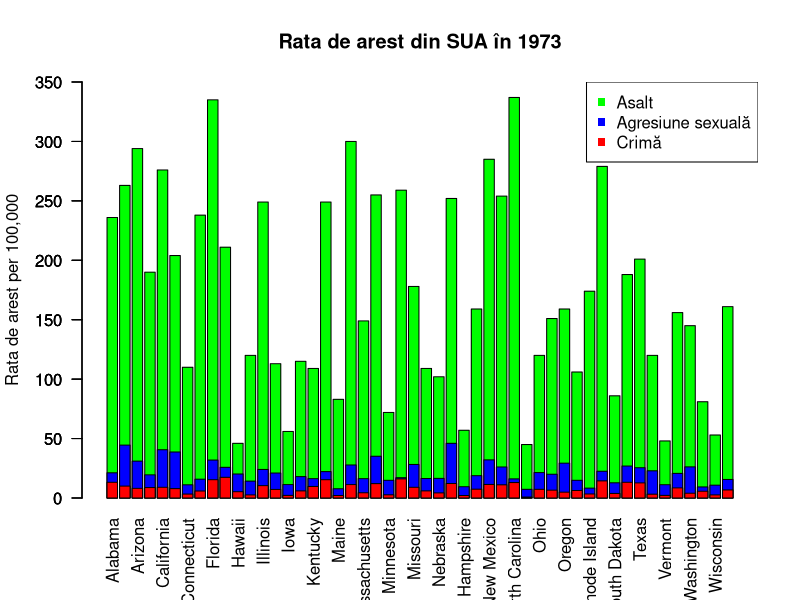
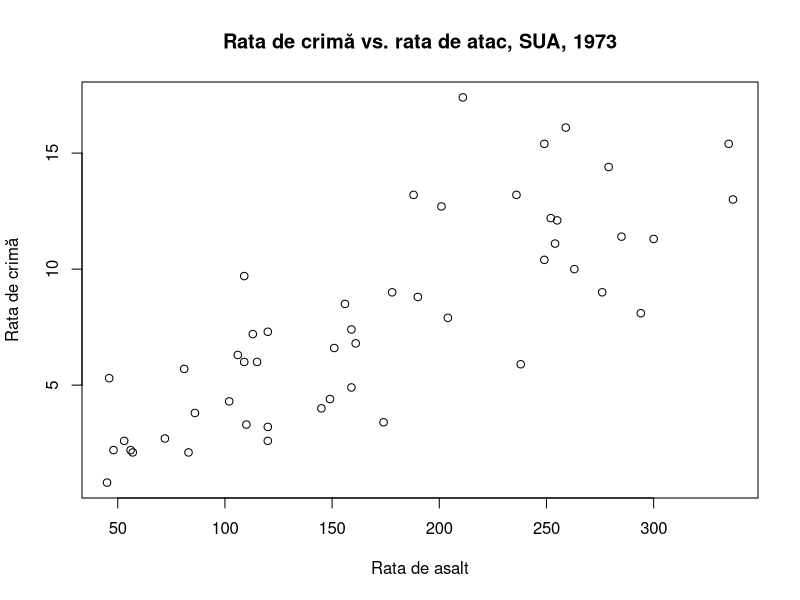
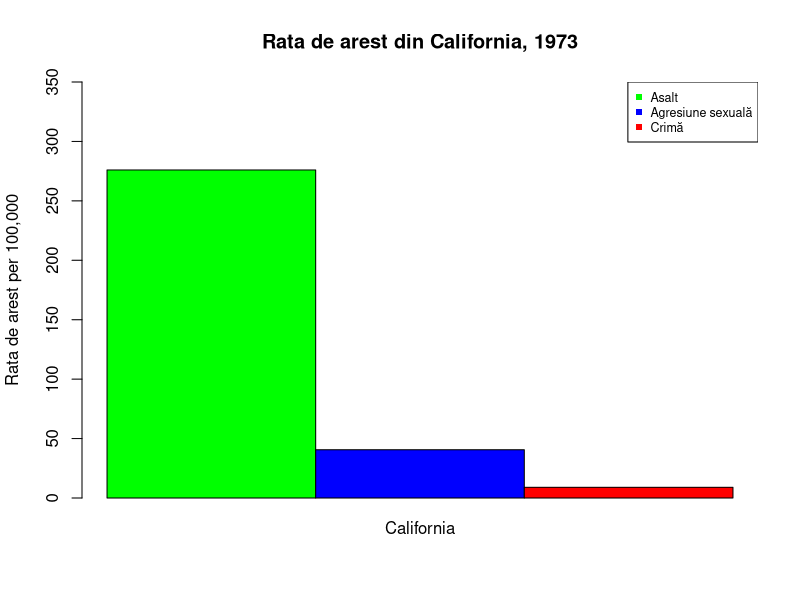

Recreate these plots in R, in order.
## ---- chunk 1
knitr::opts_chunk$set(warning = FALSE, message = FALSE) 
knitr::opts_chunk$set(echo = TRUE)
## ---- chunk 2
state.names <- row.names(USArrests)
    barplot(USArrests$Assault,names.arg = state.names, las = 2, ylab = "Rata de arest per 100,000", main = "Rata de arest din SUA în 1973", ylim = c(0,350), col = "green")
    barplot(USArrests$Rape, las = 2, col = "blue", add = TRUE)
    barplot(USArrests$Murder, las=2, col = "red", add = TRUE)
    
    legend(x = "topright", legend = c('Asalt','Agresiune sexuală','Crimă'),col=c("green","blue","red"),pch=15)
## ---- chunk 3
plot(y = USArrests$Murder, x = USArrests$Assault, xlab = "Rata de asalt", ylab = "Rata de crimă", main = "Rata de crimă vs. rata de atac, SUA, 1973")

## ---- chunk 4
keep <- c("Murder", "Assault", "Rape")
    
    df <- USArrests[keep]
    
    colnames(df) <- c('Rata de crimă','Rata de asalt','Rata de agresiune sexuală')
    
    library(knitr)
    kable(df)
## ---- chunk 5
      
    keep <- c("Assault", "Rape", "Murder")
    
    barplot(t(USArrests["California",][keep]), beside=TRUE,  ylab = "Rata de arest per 100,000", main = "Rata de arest din California, 1973", ylim = c(0,350), col=c("green", "blue", "red"))
    
      legend(x = "topright", legend = c('Asalt','Agresiune sexuală','Crimă'),col=c("green","blue","red"),pch=15, cex = .75)
